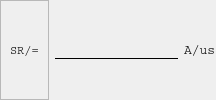
                                 <widget class="QFrame" name="frame_22">
                                  <property name="minimumSize">
                                   <size>
                                    <width>0</width>
                                    <height>0</height>
                                   </size>
                                  </property>
                                  <property name="frameShape">
                                   <enum>QFrame::NoFrame</enum>
                                  </property>
                                  <property name="frameShadow">
                                   <enum>QFrame::Plain</enum>
                                  </property>
                                  <layout class="QHBoxLayout" name="horizontalLayout_9">
                                   <property name="spacing">
                                    <number>6</number>
                                   </property>
                                   <property name="leftMargin">
                                    <number>0</number>
                                   </property>
                                   <property name="topMargin">
                                    <number>0</number>
                                   </property>
                                   <property name="rightMargin">
                                    <number>0</number>
                                   </property>
                                   <property name="bottomMargin">
                                    <number>0</number>
                                   </property>
                                   <item>
                                    <widget class="QFrame" name="frame_26">
                                     <property name="frameShape">
                                      <enum>QFrame::StyledPanel</enum>
                                     </property>
                                     <property name="frameShadow">
                                      <enum>QFrame::Raised</enum>
                                     </property>
                                     <layout class="QVBoxLayout" name="verticalLayout_14">
                                      <item>
                                       <widget class="QLabel" name="label_5">
                                        <property name="font">
                                         <font>
                                          <family>Courier</family>
                                         </font>
                                        </property>
                                        <property name="text">
                                         <string>SR/=</string>
                                        </property>
                                       </widget>
                                      </item>
                                     </layout>
                                    </widget>
                                   </item>
                                   <item>
                                    <widget class="QFrame" name="frame_35">
                                     <property name="frameShape">
                                      <enum>QFrame::NoFrame</enum>
                                     </property>
                                     <property name="frameShadow">
                                      <enum>QFrame::Plain</enum>
                                     </property>
                                     <layout class="QVBoxLayout" name="verticalLayout_18">
                                      <property name="spacing">
                                       <number>0</number>
                                      </property>
                                      <property name="leftMargin">
                                       <number>0</number>
                                      </property>
                                      <property name="topMargin">
                                       <number>0</number>
                                      </property>
                                      <property name="rightMargin">
                                       <number>0</number>
                                      </property>
                                      <property name="bottomMargin">
                                       <number>0</number>
                                      </property>
                                      <item>
                                       <widget class="QLineEdit" name="CR_SR1">
                                        <property name="minimumSize">
                                         <size>
                                          <width>50</width>
                                          <height>0</height>
                                         </size>
                                        </property>
                                        <property name="styleSheet">
                                         <string notr="true">QLineEdit{
	border:transparent;
	background: transparent;
	border-bottom: 1px solid black;
	font: 14px;

}


QLineEdit:down-arrow {
    image: url(resources/arrow.png);
	width: 14px;
	height: 14px;
}

QLineEdit QAbstractItemView {

    border: 2px solid darkgray;
    selection-background-color: rgb(174, 255, 193);
	selection-color: black;
	background-color: white;

}</string>
                                        </property>
                                       </widget>
                                      </item>
                                     </layout>
                                    </widget>
                                   </item>
                                   <item>
                                    <widget class="QFrame" name="frame_27">
                                     <property name="frameShape">
                                      <enum>QFrame::NoFrame</enum>
                                     </property>
                                     <property name="frameShadow">
                                      <enum>QFrame::Plain</enum>
                                     </property>
                                     <layout class="QVBoxLayout" name="verticalLayout_16">
                                      <property name="spacing">
                                       <number>0</number>
                                      </property>
                                      <property name="leftMargin">
                                       <number>0</number>
                                      </property>
                                      <property name="topMargin">
                                       <number>0</number>
                                      </property>
                                      <property name="rightMargin">
                                       <number>0</number>
                                      </property>
                                      <property name="bottomMargin">
                                       <number>0</number>
                                      </property>
                                      <item>
                                       <widget class="QLabel" name="label_11">
                                        <property name="font">
                                         <font>
                                          <family>Courier</family>
                                          <pointsize>10</pointsize>
                                         </font>
                                        </property>
                                        <property name="styleSheet">
                                         <string notr="true">border: transparent;</string>
                                        </property>
                                        <property name="text">
                                         <string>A/us</string>
                                        </property>
                                        <property name="scaledContents">
                                         <bool>true</bool>
                                        </property>
                                       </widget>
                                      </item>
                                     </layout>
                                    </widget>
                                   </item>
                                  </layout>
                                 </widget>
